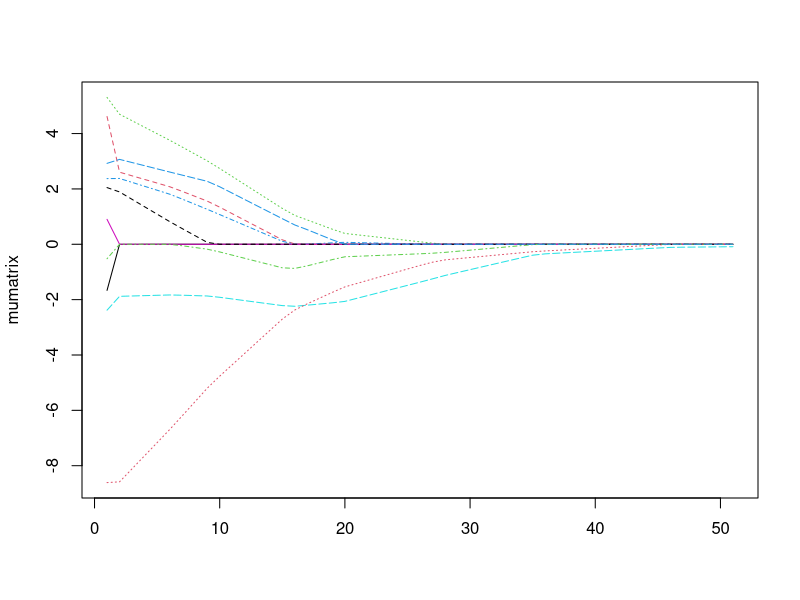
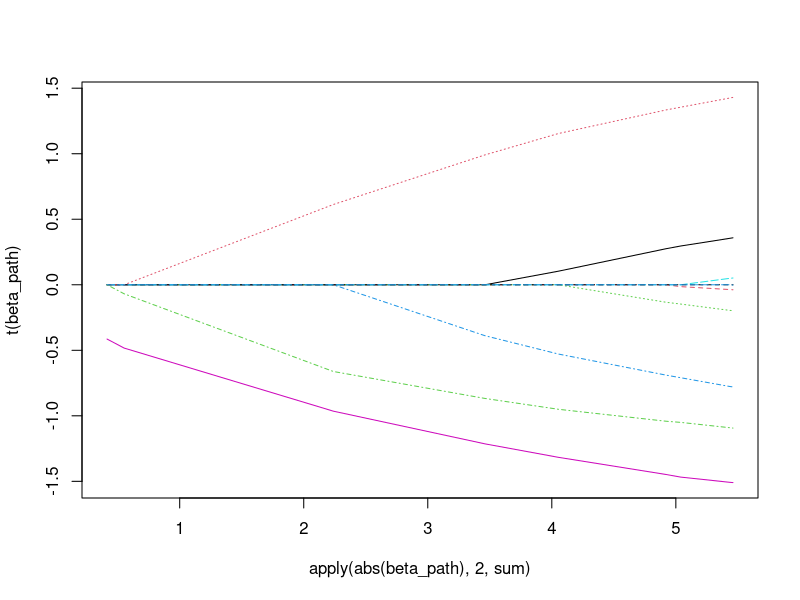
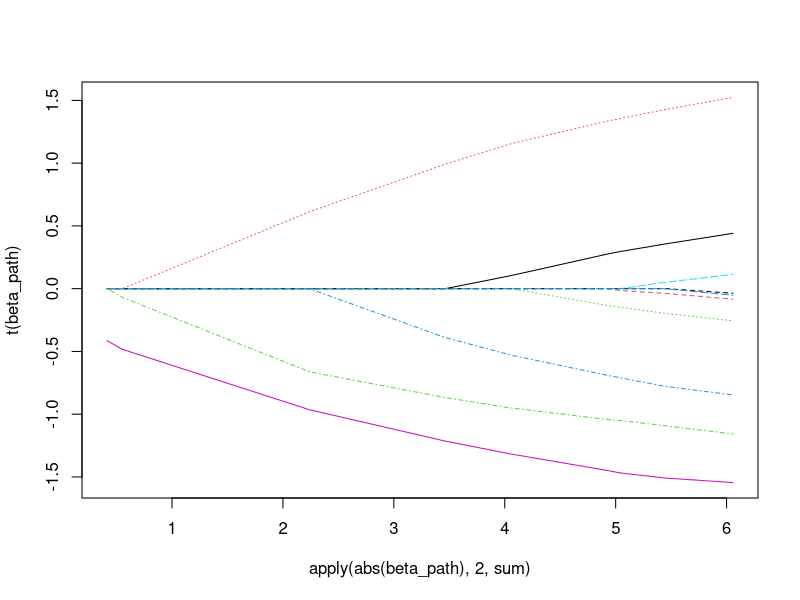

The R script that drew these images, in order:
### new version

ndim<-10
A<-matrix(runif(ndim^2)*2-1,ncol=ndim) 
Sigma<-t(A)%*%A
# Sigma<-diag(ndim)
Sigma_inv<-solve(Sigma)
L<-solve(chol(Sigma))
max(abs(L%*%t(L)-solve(Sigma)))

x<-rnorm(ndim)
gammalist<-seq(0,5,0.1)
mumatrix<-matrix(NA,length(gammalist),ndim)
for(gammaidx in 1:length(gammalist)){
  muhatold<-rep(0,ndim)
  muhatnew<-x
  gamma<-gammalist[gammaidx]
  while(max(abs(muhatold-muhatnew))>1e-5){
    muhatold<-muhatnew
    l1<-2*(Sigma_inv%*%(muhatold)-x)+gamma*(muhatold/(abs(muhatold*x)+1e-5))
    l2<-2*Sigma_inv
    diag(l2)<-diag(l2)+gamma/(abs(x*muhatold)+1e-5)
    muhatnew<-muhatold-solve(l2,l1)
  }
  mumatrix[gammaidx,]<-muhatnew
}
matplot(mumatrix,type="l")

##########
## LARS ##
##########

set.seed(5000)
ndim<-10
nobs<-30
beta_truth<-rep(0,ndim)
beta_truth[sample(1:ndim,6)]<-sample(c(-1,1),6,replace=TRUE)*1:6
X<-matrix(runif(nobs*ndim),nobs,ndim)
y<-X%*%beta_truth+rnorm(nobs,0,0.5)

## Pre-treatment: center and standardize data
X.mean<-apply(X,1,mean)
X.sd<-apply(X,1,sd)
y.mean<-mean(y)
XX<-scale(X)
yy<-scale(y,scale=FALSE)

## Let's start
beta_path<-matrix(NA,ndim,ndim)
# start with mu=0
muhat<-rep(0,nobs)
# empty active set
active_set<-rep(FALSE,ndim)
# all-zero sign set
sign_set<-rep(0,ndim)


for(tempidx in 1:(ndim-1)){
  
  ## First step
  # correlation vector
  cc<-t(XX)%*%(yy-muhat)
  # active set is initialized using the largest correlation
  active_set[which.max(abs(cc))]<-TRUE
  # update sign set
  sign_set<-sign(cc)
  

  # Formula (2.4-2.7) in Efron et al (2004)
  one<-rep(1,sum(active_set))
  X_A<-sweep(as.matrix(XX[,active_set]),2,sign_set[active_set],"*")
  G_A<-t(X_A)%*%X_A
  a_A<-sqrt(t(one)%*%solve(G_A,one))
  w_A<-solve(G_A,one)%*%a_A
  u_A<-X_A%*%w_A
  # u_A is the direction of next step
  
  # Formula (2.11)
  aaa<-t(XX)%*%u_A
  
  # Formula (2.13): length of next step
  vneg<-((max(abs(cc))-as.vector(cc))/(as.vector(a_A)-aaa))
  vneg[vneg<=0]<-Inf
  vneg[active_set]<-Inf
  vpos<-((max(abs(cc))+as.vector(cc))/(as.vector(a_A)+aaa))
  vpos[vpos<=0]<-Inf
  vpos[active_set]<-Inf
  gamma_length<-min(pmin(vneg,vpos))
  # activate the next index
  active_set[which.min(pmin(vneg,vpos))]<-TRUE
  # update muhat
  muhat<-muhat+gamma_length*u_A
  
  beta_path[,tempidx]<-round(solve(t(XX)%*%XX,t(XX)%*%muhat),15)
}

matplot(apply(abs(beta_path),2,sum),t(beta_path),type='l')
beta_path[,ndim]<-c(solve(t(XX)%*%XX,t(XX)%*%yy))
matplot(apply(abs(beta_path),2,sum),t(beta_path),type='l')
